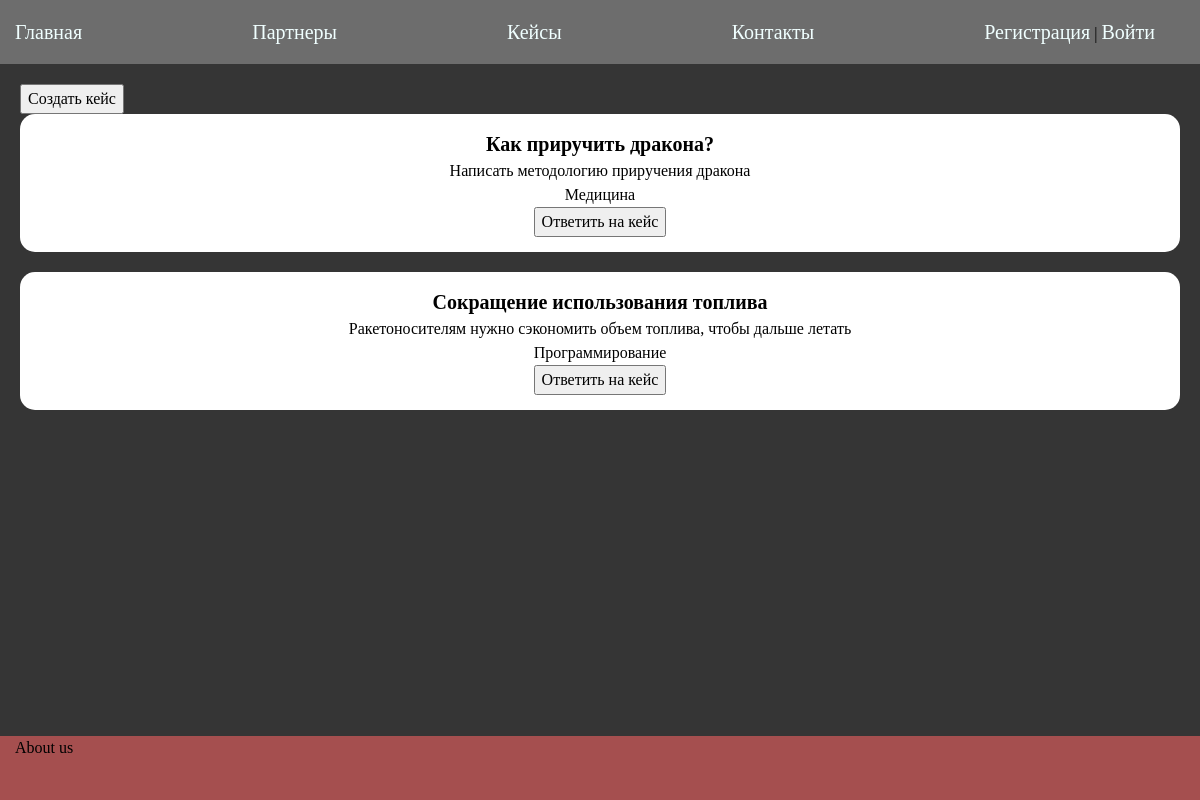
The page /showcases/ on the database as committed earlier.
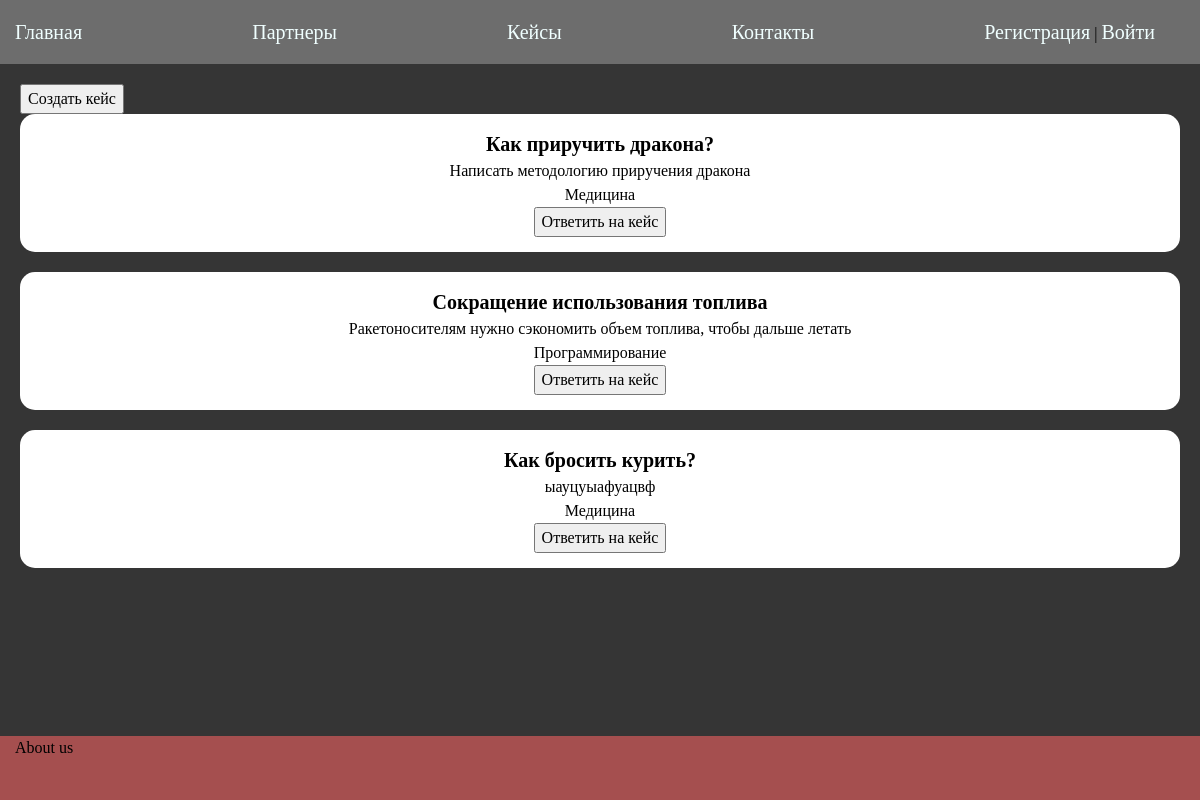
The same page on the database as committed later.
### BastauApp/models.py (models this page shows)
class Case(models.Model):
    CATEGORIES = [
        ('Медицина', 'Медицина'), ('Программирование', 'Программирование'), ('Архитектура', 'Архитектура')
    ]
    title = models.CharField(max_length=200, verbose_name='Название')
    description = models.TextField(verbose_name='Описание кейса')
    date_of_create = models.DateTimeField(auto_now=True)
    date_of_edit = models.DateTimeField(auto_now_add=True)
    date_of_close = models.DateTimeField()
    category = models.CharField(max_length=100, choices=CATEGORIES)
    user_id = models.ForeignKey(User, on_delete=models.CASCADE)
    class Meta:
        verbose_name = "Кейс"
        verbose_name_plural = "Кейсы"
    def __str__(self):
        return self.title

### BastauApp/views.py (the view)
# urls.py: path('showcases/', ShowCases.as_view(), name='showcases'),
class ShowCases(ListView):
    model = Case
    template_name = 'ShowCase.html'
    extra_context = {"name": 'Кейсы', 'menu': menu}

### BastauApp/templates/ShowCase.html
{% extends 'base.html' %}
  {% block content %}
 <a href="{% url 'createcase' %}"><button>Создать кейс</button></a>
    {% for item in object_list %}
    <div class="case">
      <span class="case__title">
        {{item}}
      </span>
      <p>{{item.description}}</p>
      <p>{{item.category}}</p>
      <button>Ответить на кейс</button>
    </div>
    {% endfor %}
  {% endblock %}

Rows that differ between the two databases and show on the page:
added Case: title "Как бросить курить?", description "ыауцуыафуацвф", category "Медицина"
